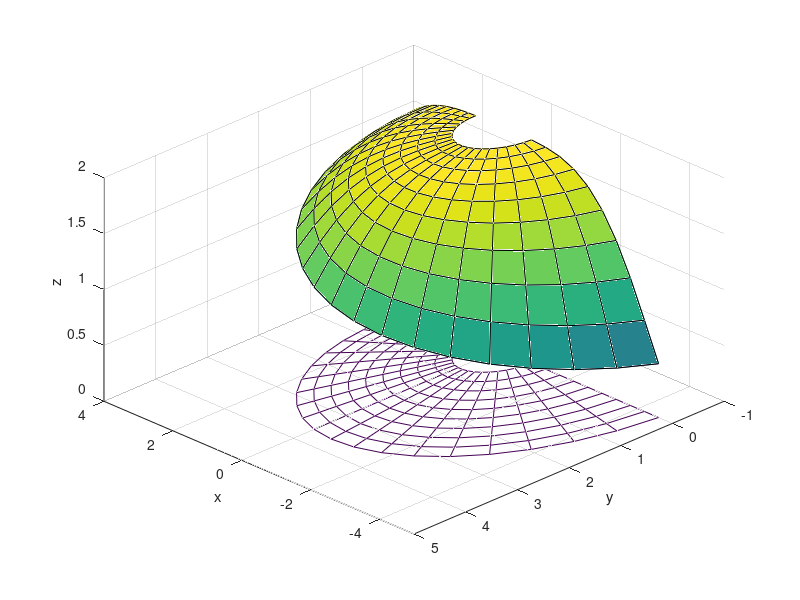

Write the MATLAB code that produced this figure.
% L2_27 plots Figure 2.27.
% Copyright S. Nakamura, 1995
set(gcf, 'NumberTitle','off','Name', 'Figure 2.27')

clear,clf,hold off
dth=pi/20;
for j=1:21
for i=1:10
r=0.5+0.2*i + j*0.01*i;
th = dth*(j-1);
x(i,j) = r*cos(th);
y(i,j)= r*sin(th);
z=cos(0.1*(x.^2 + y.^2))+1;
end
end
mesh(x,y,z) % plotting a mesh
view(0,90)
xlabel('x')
ylabel('y')
zlabel('z')
axis([-5, 4, -1 , 5 ])
view([-135,40])
hold on
mesh(x,y,zeros(size(x))) % plotting a grid on x-y plane
disp 'Hit Return'
pause
surf(x,y,z) 
hold off
